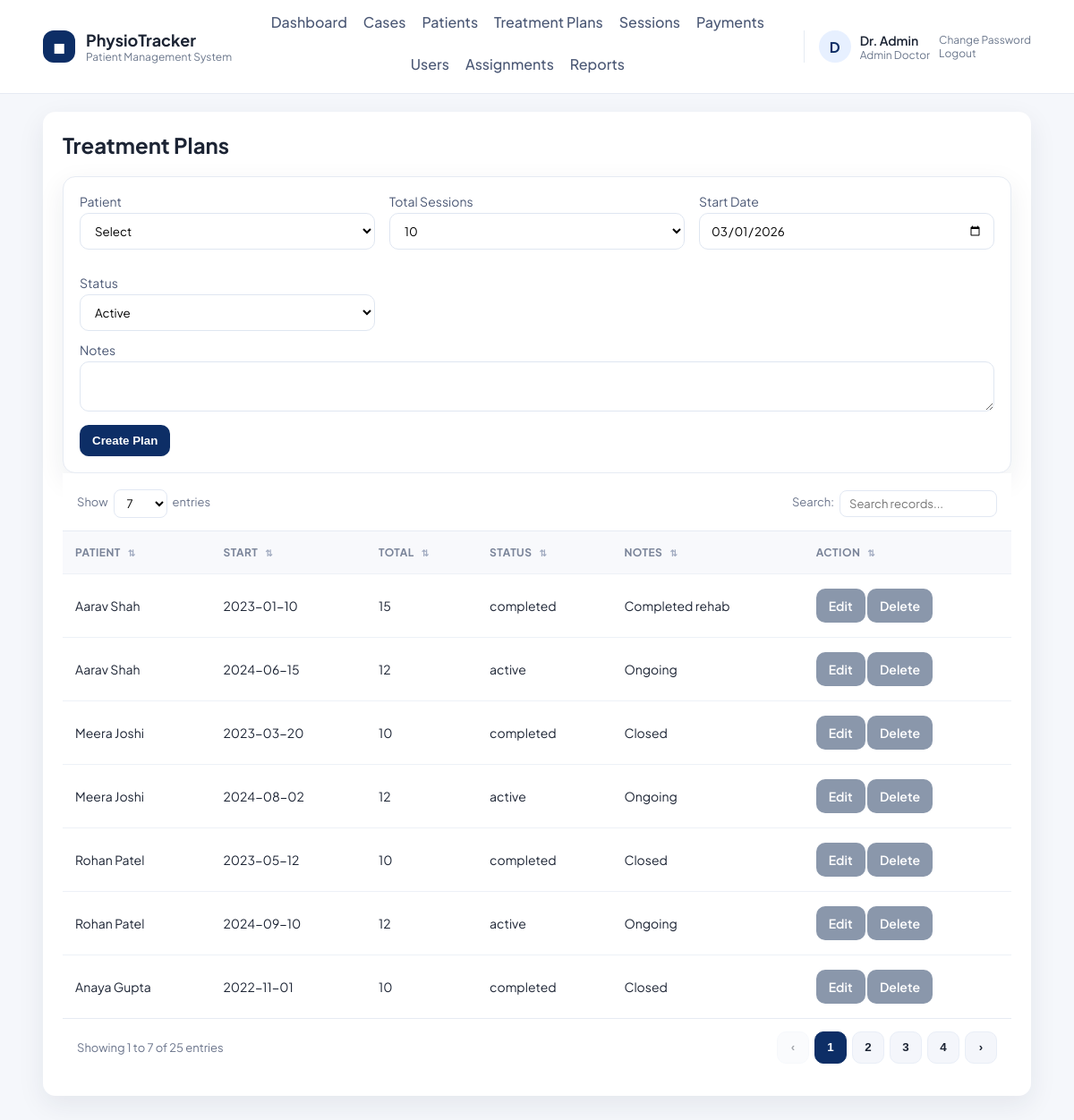
The page /admin/treatment_plans.php (signed in) on the database its author committed.
### tables this page shows
CREATE TABLE users (
    id INT AUTO_INCREMENT PRIMARY KEY,
    role ENUM('admin_doctor','sub_doctor','receptionist','patient') NOT NULL,
    name VARCHAR(120) NOT NULL,
    email VARCHAR(180) NOT NULL UNIQUE,
    password_hash VARCHAR(255) NOT NULL,
    security_question VARCHAR(255) NOT NULL,
    security_answer_hash VARCHAR(255) NOT NULL,
    active TINYINT(1) NOT NULL DEFAULT 1,
    can_view_reports TINYINT(1) NOT NULL DEFAULT 1,
    created_at TIMESTAMP DEFAULT CURRENT_TIMESTAMP
);

CREATE TABLE treatment_plans (
    id INT AUTO_INCREMENT PRIMARY KEY,
    patient_id INT NOT NULL,
    case_id INT NULL,
    total_sessions INT NOT NULL,
    start_date DATE,
    status VARCHAR(30) DEFAULT 'active',
    notes TEXT,
    created_by INT NULL,
    created_at TIMESTAMP DEFAULT CURRENT_TIMESTAMP,
    FOREIGN KEY (patient_id) REFERENCES patients(id) ON DELETE CASCADE,
    FOREIGN KEY (case_id) REFERENCES patient_cases(id) ON DELETE SET NULL
);

CREATE TABLE patients (
    id INT AUTO_INCREMENT PRIMARY KEY,
    user_id INT NULL,
    first_name VARCHAR(80) NOT NULL,
    last_name VARCHAR(80) NOT NULL,
    age INT NULL,
    gender VARCHAR(20),
    dob DATE NULL,
    occupation VARCHAR(120),
    assessment_date DATE NULL,
    dominance VARCHAR(50),
    condition_duration VARCHAR(100),
    phone VARCHAR(40),
    address VARCHAR(255),
    emergency_contact VARCHAR(120),
    chief_complain TEXT,
    history_present_illness TEXT,
    past_medical_history TEXT,
    surgical_history TEXT,
    palpation_tenderness TEXT,
    palpation_oedema VARCHAR(50),
    palpation_warmth TEXT,
    palpation_crepitus ENUM('yes','no') NULL,
    examination_rom TEXT,
    muscle_power TEXT,
    muscle_bulk TEXT,
    pain_type TEXT,
    pain_site TEXT,
    pain_nature TEXT,
    pain_aggravating_factor TEXT,
    pain_relieving_factor TEXT,
    pain_measurement TINYINT NULL,
    gait_assessment TEXT,
    diagnosis TEXT,
    treatment_goals TEXT,
    created_by INT NULL,
    created_at TIMESTAMP DEFAULT CURRENT_TIMESTAMP,
    FOREIGN KEY (user_id) REFERENCES users(id) ON DELETE SET NULL
);

### db.php (called while the page is built, shortened)
<?php
function db(): PDO
{
    static $pdo = null;
    if ($pdo === null) {
        $dsn = 'mysql:host=' . DB_HOST . ';dbname=' . DB_NAME . ';charset=utf8mb4';
        $pdo = new PDO($dsn, DB_USER, DB_PASS, [
            PDO::ATTR_ERRMODE => PDO::ERRMODE_EXCEPTION,
            PDO::ATTR_DEFAULT_FETCH_MODE => PDO::FETCH_ASSOC,
        ]);
    }
    return $pdo;
}

### auth.php (called while the page is built, shortened)
<?php
require_once __DIR__ . '/db.php';
require_once __DIR__ . '/helpers.php';
function current_user(): ?array
{
    $stmt = db()->prepare('SELECT * FROM users WHERE id = ?');
    $stmt->execute([$_SESSION['user_id']]);
    $user = $stmt->fetch();
    return $user ?: null;
}

### helpers.php (called while the page is built, shortened)
<?php
require_once __DIR__ . '/db.php';
function e(string $value): string
{
    return htmlspecialchars($value, ENT_QUOTES, 'UTF-8');
}
function current_date(): string
{
    return date('Y-m-d');
}

### admin/treatment_plans.php (the view, shortened to what this page needs)
<?php
require_once __DIR__ . '/../auth.php';
require_once __DIR__ . '/../helpers.php';
$pdo = db();
$editPlan = null;
$query = 'SELECT tp.*, p.first_name, p.last_name FROM treatment_plans tp JOIN patients p ON p.id = tp.patient_id';
$params = [];
$query .= ' ORDER BY tp.created_at DESC';
$stmt = $pdo->prepare($query);
$stmt->execute($params);
$plans = $stmt->fetchAll();
require __DIR__ . '/../layout/header.php';
?>
<h2>Treatment Plans</h2>
<form method="post">
    <div class="form-card">
        <div class="grid">
            <label>Patient
                <select name="patient_id" required>
                    <option value="">Select</option>
                </select>
            </label>
            <label>Total Sessions
                <select name="total_sessions">
                    <?php foreach ([10,15,20] as $count): ?>
                        <option value="<?php echo $count; ?>" <?php if (($editPlan['total_sessions'] ?? 10) == $count) echo 'selected'; ?>>
                            <?php echo $count; ?>
                        </option>
                    <?php endforeach; ?>
                </select>
            </label>
            <label>Start Date
                <input type="date" name="start_date" value="<?php echo e($editPlan['start_date'] ?? current_date()); ?>">
            </label>
            <label>Status
                <select name="status">
                    <?php foreach (['active','completed','paused'] as $st): ?>
                        <option value="<?php echo $st; ?>" <?php if (($editPlan['status'] ?? 'active') === $st) echo 'selected'; ?>>
                            <?php echo ucfirst($st); ?>
                        </option>
                    <?php endforeach; ?>
                </select>
            </label>
        </div>
        <label>Notes
            <textarea name="notes" rows="2"><?php echo e($editPlan['notes'] ?? ''); ?></textarea>
        </label>
        <button class="btn" type="submit"><?php echo $editPlan ? 'Update Plan' : 'Create Plan'; ?></button>
    </div>
</form>
<table class="data-table" data-page-size="7">
    <thead><tr><th>Patient</th><th>Start</th><th>Total</th><th>Status</th><th>Notes</th><th>Action</th></tr></thead>
    <tbody>
    <?php foreach ($plans as $plan): ?>
        <tr>
            <td><?php echo e($plan['first_name'] . ' ' . $plan['last_name']); ?></td>
            <td><?php echo e($plan['start_date']); ?></td>
            <td><?php echo e($plan['total_sessions']); ?></td>
            <td><?php echo e($plan['status']); ?></td>
            <td><?php echo e($plan['notes']); ?></td>
            <td>
                <a class="btn secondary" href="treatment_plans.php?edit=<?php echo $plan['id']; ?>">Edit</a>
                <a class="btn secondary" href="treatment_plans.php?delete=<?php echo $plan['id']; ?>">Delete</a>
            </td>
        </tr>
    <?php endforeach; ?>
    </tbody>
</table>
<?php require __DIR__ . '/../layout/footer.php'; ?>

### layout/header.php (shortened to what this page needs)
<?php
require_once __DIR__ . '/../auth.php';
require_once __DIR__ . '/../helpers.php';
$user = current_user();
$role = $user['role'] ?? '';
$menu = [];
if ($user) {
    if ($role === 'admin_doctor') {
        $menu = [
            'Dashboard' => 'admin/dashboard.php',
            'Cases' => 'admin/cases.php',
            'Patients' => 'admin/patients.php',
            'Treatment Plans' => 'admin/treatment_plans.php',
            'Sessions' => 'admin/sessions.php',
            'Payments' => 'admin/payments.php',
            'Users' => 'admin/users.php',
            'Assignments' => 'admin/assignments.php',
        ];
        if ((int) $user['can_view_reports'] === 1) {
            $menu['Reports'] = 'admin/reports.php';
        }
    } elseif ($role === 'sub_doctor') {
        $menu = [
            'Dashboard' => 'subdoctor/dashboard.php',
            'Assigned Patients' => 'subdoctor/patients.php',
            'Session Notes' => 'subdoctor/sessions.php',
        ];
    } elseif ($role === 'receptionist') {
        $menu = [
            'Dashboard' => 'receptionist/dashboard.php',
            'Register Patients' => 'receptionist/patients.php',
            'Payments' => 'receptionist/payments.php',
        ];
    }
}
?>
<!doctype html>
<html>
<head>
    <?php $cssVersion = @filemtime(__DIR__ . '/../assets/style.css') ?: time(); ?>
    <link rel="stylesheet" href="<?php echo BASE_URL; ?>assets/style.css?v=<?php echo $cssVersion; ?>">
</head>
<body>
<header class="site-header">
    <div class="header-inner">
        <div class="brand">
            <div class="brand-mark">◼︎</div>
            <div>
                <div class="brand-title">PhysioTracker</div>
                <div class="brand-subtitle">Patient Management System</div>
            </div>
        </div>
        <nav class="main-nav">
            <?php if ($user): ?>
                <?php foreach ($menu as $label => $path): ?>
                    <a href="<?php echo BASE_URL . $path; ?>"><?php echo e($label); ?></a>
                <?php endforeach; ?>
            <?php else: ?>
                <a href="<?php echo BASE_URL; ?>login.php">Login</a>
            <?php endif; ?>
        </nav>
        <?php if ($user): ?>
            <div class="user-chip">
                <div class="user-avatar"><?php echo e(strtoupper(substr($user['name'], 0, 1))); ?></div>
                <div>
                    <div class="user-name"><?php echo e($user['name']); ?></div>
                    <div class="user-role"><?php echo e(str_replace('_', ' ', $role)); ?></div>
                </div>
                <div class="user-actions">
                    <a href="<?php echo BASE_URL; ?>change_password.php">Change Password</a>
                    <a href="<?php echo BASE_URL; ?>logout.php">Logout</a>
                </div>
            </div>
        <?php endif; ?>
    </div>
</header>
<main class="page">
    <div class="container">

### assets/style.css (style rules this page uses)
:root { --bg: #f5f7fb; --card: #ffffff; --text: #1c2434; --muted: #6b778c; --primary: #0d2e66; --primary-100: #e7f0ff; --border: #e6ebf3; --shadow: 0 10px 30px rgba(23, 36, 58, 0.08); --radius: 14px; }
* { box-sizing: border-box; }
body { font-family: "Plus Jakarta Sans", "Manrope", "Inter", Arial, sans-serif; margin: 0; background: var(--bg); color: var(--text); }
a { color: inherit; }
.site-header { background: #ffffff; border-bottom: 1px solid var(--border); position: sticky; top: 0; z-index: 20; }
.header-inner { width: 92%; max-width: 1280px; margin: 0 auto; display: flex; align-items: center; justify-content: space-between; gap: 18px; padding: 14px 0; flex-wrap: wrap; }
.brand { display: flex; align-items: center; gap: 12px; }
.brand-mark { background: var(--primary); color: #fff; width: 36px; height: 36px; display: grid; place-items: center; border-radius: 12px; font-weight: 700; }
.brand-title { font-weight: 700; font-size: 18px; }
.brand-subtitle { font-size: 12px; color: var(--muted); }
.main-nav { display: flex; gap: 18px; flex-wrap: wrap; justify-content: center; flex: 1; }
.main-nav a { text-decoration: none; font-weight: 500; color: #4b5875; padding-bottom: 6px; border-bottom: 2px solid transparent; }
.user-chip { display: flex; align-items: center; gap: 10px; border-left: 1px solid var(--border); padding-left: 16px; }
.user-avatar { width: 36px; height: 36px; border-radius: 50%; background: var(--primary-100); display: grid; place-items: center; font-weight: 700; color: var(--primary); }
.user-name { font-weight: 600; font-size: 14px; }
.user-role { font-size: 12px; color: var(--muted); text-transform: capitalize; }
.user-actions a { display: block; font-size: 12px; color: var(--muted); text-decoration: none; }
.page { padding: 20px 0 40px; }
.container { width: 92%; max-width: 1280px; margin: 0 auto; background: var(--card); padding: 22px; border-radius: var(--radius); box-shadow: var(--shadow); }
h2 { margin-top: 0; color: var(--text); font-weight: 700; }
.grid { display: grid; grid-template-columns: repeat(1, minmax(0, 1fr)); gap: 16px; }
table { width: 100%; border-collapse: separate; border-spacing: 0; }
th, td { border-bottom: 1px solid #edf1f7; padding: 16px 14px; text-align: left; font-size: 14px; white-space: nowrap; }
th { background: #f8f9fc; color: #7a8499; font-weight: 700; text-transform: uppercase; letter-spacing: 0.04em; font-size: 12px; }
th.sortable { cursor: pointer; position: relative; }
th.sortable::after { content: '⇅'; font-size: 10px; color: #a2acc1; margin-left: 8px; }
tbody tr { background: #fff; }
tbody tr:last-child td { border-bottom: 0; }
.btn { display: inline-flex; align-items: center; justify-content: center; padding: 10px 14px; background: var(--primary); color: #fff; text-decoration: none; border-radius: 10px; border: 0; cursor: pointer; font-weight: 600; white-space: nowrap; }
.btn.secondary { background: #8a97ab; }
.form-card { background: var(--card); border: 1px solid var(--border); border-radius: var(--radius); padding: 18px; box-shadow: var(--shadow); }
input, select, textarea { width: 100%; padding: 10px 12px; margin-top: 4px; border: 1px solid #dfe6f1; border-radius: 10px; background: #fff; font-family: inherit; }
label { display: block; margin-bottom: 12px; font-size: 14px; color: #4b5875; }
@media (min-width: 640px) { .grid { grid-template-columns: repeat(2, minmax(0, 1fr)); } }
@media (min-width: 640px) { .form-card .grid, .form-grid { grid-template-columns: repeat(2, minmax(0, 1fr)); } }
@media (min-width: 768px) { .grid { grid-template-columns: repeat(4, minmax(0, 1fr)); } }
@media (min-width: 1024px) { .form-card .grid, .form-grid { grid-template-columns: repeat(3, minmax(0, 1fr)); } }

### rows shown on the page
users: name "D", name "Dr. Admin", role "Admin Doctor"
treatment_plans: patient.last_name "Aarav Shah", start_date "2023-01-10", total_sessions "15", status "completed", notes "Completed rehab"
treatment_plans: patient.last_name "Aarav Shah", start_date "2024-06-15", total_sessions "12", status "active", notes "Ongoing"
treatment_plans: patient.last_name "Meera Joshi", start_date "2023-03-20", total_sessions "10", status "completed", notes "Closed"
treatment_plans: patient.last_name "Meera Joshi", start_date "2024-08-02", total_sessions "12", status "active", notes "Ongoing"
treatment_plans: patient.last_name "Rohan Patel", start_date "2023-05-12", total_sessions "10", status "completed", notes "Closed"
treatment_plans: patient.last_name "Rohan Patel", start_date "2024-09-10", total_sessions "12", status "active", notes "Ongoing"
treatment_plans: patient.last_name "Anaya Gupta", start_date "2022-11-01", total_sessions "10", status "completed", notes "Closed"

### other values the page prints
$label "Dashboard"
$label "Cases"
$label "Patients"
$label "Treatment Plans"
$label "Sessions"
$label "Payments"
$label "Users"
$label "Assignments"
$label "Reports"
form field total_sessions "10"
form field status "Active"
